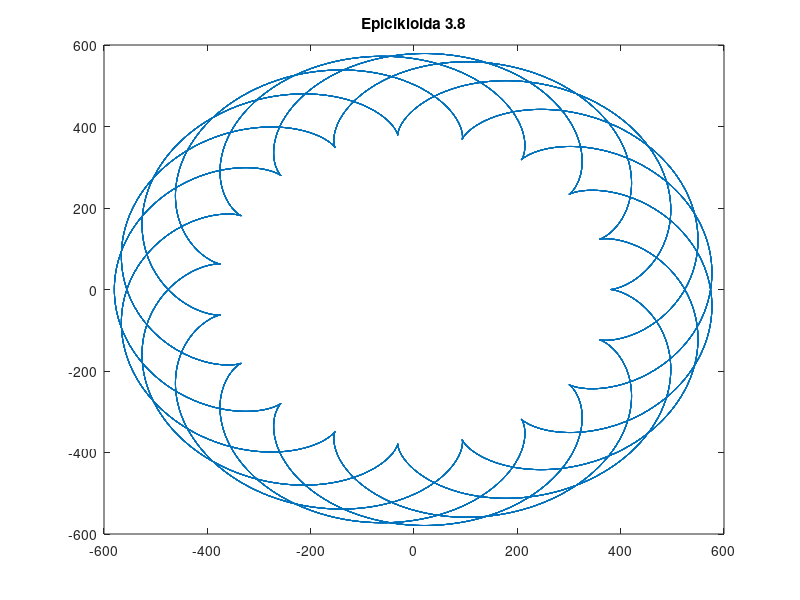

Write the MATLAB code that produced this figure.
%% Epicikloida 3.8

%% Inicijalizacija

close all
clear all
clc

%%

alfa = 0:0.01:100*pi;
a = 100;
k = 3.8;
x = a*(k+1)*cos(alfa)-a*cos((k+1)*alfa);
y = a*(k+1)*sin(alfa)-a*sin((k+1)*alfa);

figure
plot(x,y)
title('Epicikloida 3.8')